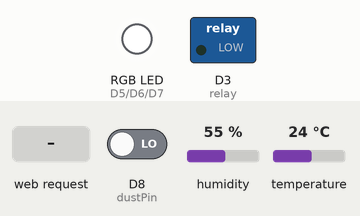
Simulated run of this sketch. Board: ESP8266 (NodeMCU). Parts: switched loads named in the sketch (green lamp = pin HIGH), an RGB LED mixed from three pins (HIGH = lit). The inputs (shaded band) are chosen by the test bench; at power-on: D8 (dustPin) LOW, humidity 55 %, temperature 24 °C. WiFi joins after 1.5 s; servers stay silent unless stated; what the sketch prints to the serial monitor is not drawn.

Above: at 2.7 s.
2.8 s: HTTP request GET /ledOff received
At 3.1 s:
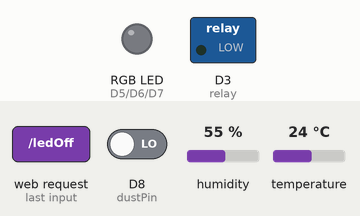
4.3 s: HTTP request GET /fanOn received
At 5.4 s:
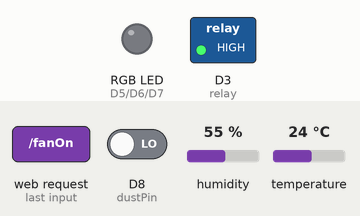
5.8 s: HTTP request GET /ledOn received
At 6.5 s:
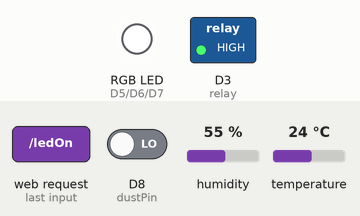
Timing chart, 0 to 8.8 s (numbered marks = the images above; inputs shaded):
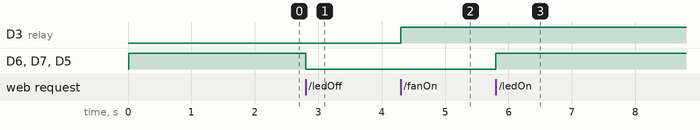

The sketch:

_________1.ino
```cpp
#include <math.h>
#include <ESP8266WiFi.h>
#include "DHT.h"

const char* ssid = "sj";
const char* password = "01051841442";

#define DHTPIN D4
#define DHTTYPE DHT11
DHT dht(DHTPIN, DHTTYPE);

float h=0;
float t=0;
float f=0;

int relay = D3;
int rgb_red = D5;
int rgb_green = D6;
int rgb_blue = D7;
int dustPin = D8;

int led_flag = 1;
int fan_status = 0; //0일 때 auto, 1일 때 manual
float fan_value = 80.5; //automode모터작동기준의 미세먼지 수치
int dustCompare_flag=1; //1이면 바깥이 더 좋은 상태

unsigned long duration;
unsigned long starttime;
unsigned long sampletime_ms = 30000;
unsigned long lowpulseoccupancy = 0;
float pcsPerCF = 0;
float ugm3 = 0;
float ratio = 0;
float concentration = 0;


WiFiServer server(80);


void setup() {
  Serial.begin(115200);
  delay(10);
  pinMode(rgb_red, OUTPUT);
  pinMode(rgb_green, OUTPUT);
  pinMode(rgb_blue, OUTPUT);
  digitalWrite(rgb_red, HIGH);
  digitalWrite(rgb_green, HIGH);
  digitalWrite(rgb_blue, HIGH);

  pinMode(relay, OUTPUT);
  digitalWrite(relay, LOW);

  pinMode(dustPin, INPUT);
  starttime = millis();

  // Connect to WiFi network
  Serial.print("Connecting to ");
  Serial.println(ssid);

  WiFi.begin(ssid, password);
  dht.begin();
  while (WiFi.status() != WL_CONNECTED) {
    delay(500);
    Serial.print(".");
  }
  Serial.println("WiFi connected");

  // Start the server
  server.begin();
  Serial.println("Server started");
  // Print the IP address
  Serial.print("Use this URL : ");
  Serial.print("http://");
  Serial.print(WiFi.localIP());
  Serial.println("/");
}

void loop() {
  //client 접속 확인
  WiFiClient client = server.available();
  if (!client) {
    return;
  }

  // Wait until the client sends some data
  Serial.println("new client");
  while(!client.available()){
    delay(1);
  }

  // Read the first line of the request
  String request = client.readStringUntil('\r');
  Serial.println(request);
  client.flush();


//외부의 미세먼지 수치가 더 높을 시에는 모터가 작동하지 않도록 flag 이용
 if (request.indexOf("/OutGood") > 0){
  dustCompare_flag=1;
 }
 if (request.indexOf("/OutBad") > 0){
  dustCompare_flag=0;
 }

 //요청 url에 따라 LED를 ON/Off
 if (request.indexOf("/ledOn") > 0){
  led_flag = 1;
  digitalWrite(rgb_red, HIGH);
  digitalWrite(rgb_green, HIGH);
  digitalWrite(rgb_blue, HIGH);
 }
 if (request.indexOf("/ledOff") > 0){
  led_flag = 0;
  digitalWrite(rgb_red, LOW);
  digitalWrite(rgb_green, LOW);
  digitalWrite(rgb_blue, LOW);
 }

 //요청 url에 따라 fan mode
 if (request.indexOf("/fanAuto") > 0){
  fan_status = 0;
  if(ugm3 < fan_value || dustCompare_flag==0){
    digitalWrite(relay, LOW);
  }
  else{
    digitalWrite(relay, HIGH);
  }
 }
 if (request.indexOf("/fanManual") > 0){
  fan_status = 1;
  digitalWrite(relay, LOW);
 }

 //요청 url에 따라 수동 fan ON/Off
 if (request.indexOf("/fanOn") > 0){
  digitalWrite(relay, HIGH);
 }
 if (request.indexOf("/fanOff") > 0){
  digitalWrite(relay, LOW);
 }


 // Return the response 웹브라우저에 출력할 웹페이지
  client.println("HTTP/1.1 200 OK");
  client.println("Content-Type: text/html");
  client.println(""); //  do not forget this one
  client.println("<!DOCTYPE HTML>");
  client.println("<html>");
  client.println("<br />");
  client.println(""); //  do not forget this one

  h = dht.readHumidity();
  t = dht.readTemperature();
  f = dht.readTemperature(true);

  if (isnan(h) || isnan(t) || isnan(f)) {
    Serial.println("Failed to read from DHT sensor!");
    return;
  }


  duration = pulseIn(dustPin, LOW);
  lowpulseoccupancy = lowpulseoccupancy + duration;

  if ((millis() - starttime) > sampletime_ms){
    ratio = lowpulseoccupancy / (sampletime_ms * 10.0); // Integer percentage 0=>100
    concentration = 1.1 * pow(ratio, 3) - 3.8 * pow(ratio, 2) + 520 * ratio + 0.62; // using spec sheet curve
    pcsPerCF = concentration * 100;
    ugm3 = pcsPerCF / 7000;
    Serial.println(ugm3);
    lowpulseoccupancy = 0;
    starttime = millis();

    if(led_flag == 1){
      if(ugm3 <= 30.4){                           // 대기 중 미세먼지가 좋음 일 때 파란색 출력
        analogWrite(rgb_red, 0);
        analogWrite(rgb_green, 0);
        analogWrite(rgb_blue, 255);
      }else if(30.4 < ugm3 && ugm3 <= 80.4){      // 대기 중 미세먼지가 보통 일 때 녹색 출력
        analogWrite(rgb_red, 0);
        analogWrite(rgb_green, 255);
        analogWrite(rgb_blue, 0);
      }else if (80.4 < ugm3 && ugm3 <= 150.4){    // 대기 중 미세먼지가 나쁨 일 때 노란색 출력
        analogWrite(rgb_red, 255);
        analogWrite(rgb_green, 155);
        analogWrite(rgb_blue, 0);
      }else{                                      // 대기 중 미세먼지가 매우 나쁨 일 때 빨간색 출력
        analogWrite(rgb_red, 255);
        analogWrite(rgb_green, 0);
        analogWrite(rgb_blue, 0);
      }
    }

    if(fan_status == 0){
      if(ugm3 >= fan_value && dustCompare_flag==1){
        digitalWrite(relay, HIGH);
      }
      else{
        digitalWrite(relay, LOW);
      }
    }
  }


  client.print("<dust>");
  client.print(ugm3, 0);
  client.println("</dust><br/>");
  client.print("<temperature>");
  client.print(t, 1);
  client.println("</temperature><br/>");
  client.print("<humidity>");
  client.print(h, 0);
  client.println("</humidity><br/>");

  client.println("<a href=\"/ledOn\"><button>LED ON</button></a>");
  client.println("<a href=\"/ledOff\"><button>LED OFF</button></a><br />");
  client.println("<a href=\"/fanAuto\"><button>FAN AUTO MODE</button></a>");
  client.println("<a href=\"/fanManual\"><button>FAN MANUAL MODE</button></a><br />");
  client.println("<a href=\"/fanOn\"><button>FAN ON</button></a>");
  client.println("<a href=\"/fanOff\"><button>FAN OFF</button></a><br /> ");
  client.println("<a href=\"/OutGood\"><button>OUT GOOD</button></a>");
  client.println("<a href=\"/OutBad\"><button>OUT BAD</button></a><br /> ");
  client.println("</html>");
  delay(1);
}
```

Measured:
- after the input at 2.8 s, D6 (rgb_green), D7 (rgb_blue), D5 (rgb_red): HIGH → LOW at once
- after the input at 4.3 s, D3 (relay): LOW → HIGH at once
- after the input at 5.8 s, D6 (rgb_green), D7 (rgb_blue), D5 (rgb_red): LOW → HIGH at once
